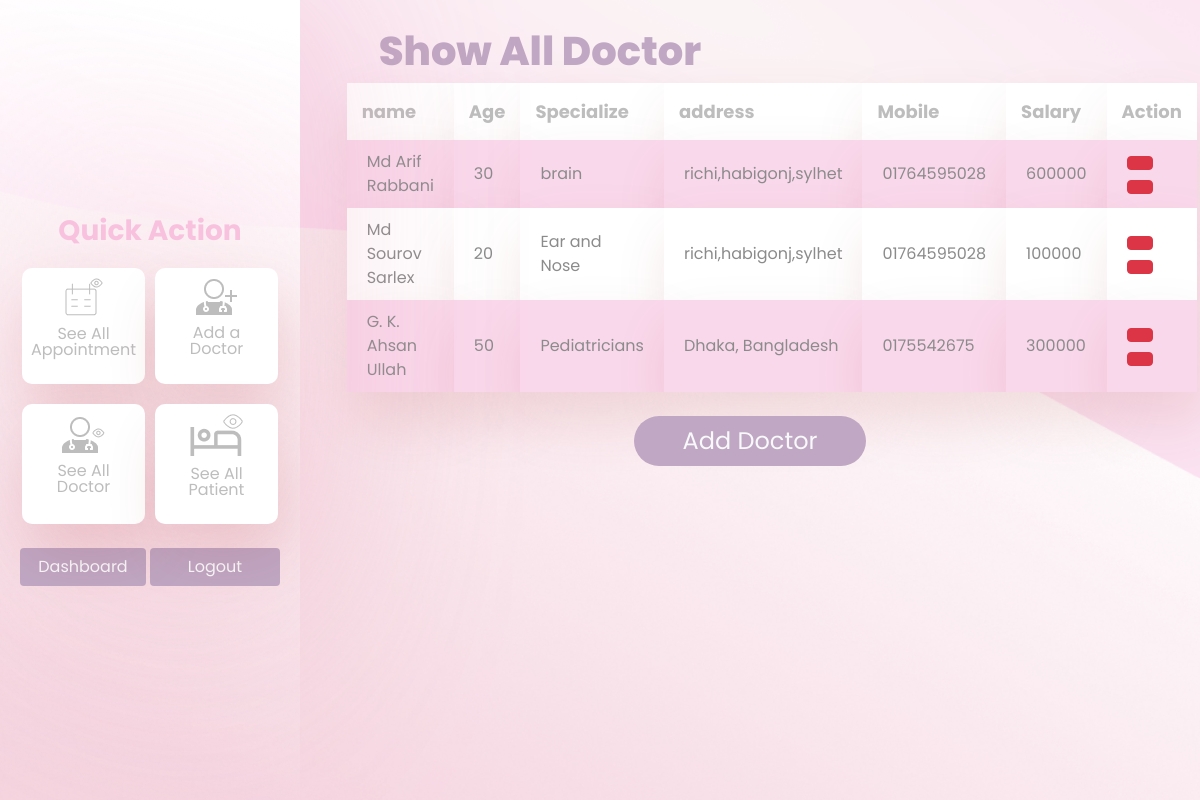
The app's page /allDoctor/ (signed in) with its own data.
### doctorPortal/models.py (models this page shows, shortened)
class DoctorsModel(models.Model):
    id = models.UUIDField(primary_key=True, default=uuid.uuid4, editable=False)
    fullname = models.CharField(max_length=100)
    specialize = models.CharField(max_length=100)
    age = models.IntegerField()
    mobile = models.CharField(max_length=20)
    address = models.CharField(max_length=150)
    salary = models.IntegerField(verbose_name="salary of Doctor")

### doctorPortal/views.py (the view)
# urls.py: path("allDoctor/", views.allDoctor, name="allDoctor"),
@login_required(login_url="/login")
def allDoctor(req):
    doctors = DoctorsModel.objects.all()
    return render(req, "pages/doctor/allDoctor.html",{"doctors":doctors})

### templates/pages/doctor/allDoctor.html (shortened to what this page needs)
{% extends 'layout/dashboard.html' %}
{% block dashboard_content %}
<div id="dashboard-page">
    <div class="col-11 mx-auto">
        <div class="p-4">
            <h1 class="welcome-title d-inline-flex align-items-center"> <span style="line-height:0px">Show All Doctor</span></h1>
        </div>
        <table class="hnazmul-table">
            <thead>
                <tr>
                    <th>name</th>
                    <th>Age</th>
                    <th>Specialize</th>
                    <th>address</th>
                    <th>Mobile</th>
                    <th>Salary</th>
                    {% if user.is_admin %}<th>Action</th>{% endif %}
                </tr>
            </thead>
            <tbody>
                {% for doctor in doctors %}
                <tr>
                    <td>{{doctor.fullname}}</td>
                    <td>{{doctor.age}}</td>
                    <td>{{doctor.specialize}}</td>
                    <td>{{doctor.address}}</td>
                    <td>{{doctor.mobile}}</td>
                    <td>{{doctor.salary}}</td>
                    {% if user.is_admin %}
                    <td>
                        <a href="{% url 'updateDoctor' doctor.id %}" class="btn sm btn-danger">
                            </a>
                        <a href="{% url 'delDoctor' doctor.id %}" class="btn sm btn-danger">
                            </a>
                    </td>
                    {% endif %}
                </tr>
                {% endfor %}
            </tbody>
        </table>
        {% if user.is_admin %}
            <div class="text-center mt-4">
                <a href="{% url 'addDoctor' %}"
                    class="primary-dark-bg text-decoration-none btn fs-4 text-light px-2 px-md-5 rounded-pill">Add
                    Doctor</a>
            </div>
        {% endif %}
    </div>
</div>
{% endblock dashboard_content %}

### static/css/style.css (style rules this page uses)
* { font-family: "Poppins", sans-serif; -webkit-box-sizing: border-box !important; box-sizing: border-box !important; }
.primary-dark-bg { background: #c0a7c3; }
#dashboard-page .welcome-title { font-weight: 800; color: #c0a7c3; }
.hnazmul-table { width: 100%; }
.hnazmul-table thead tr > th { background: white; padding: 15px; -webkit-box-shadow: 7px 28px 59px rgba(149, 2, 2, 0.12); box-shadow: 7px 28px 59px rgba(149, 2, 2, 0.12); font-size: 18px; color: #bdbdbd; }
.hnazmul-table tbody tr td { background: white; padding: 10px 20px; -webkit-box-shadow: 7px 28px 59px rgba(149, 2, 2, 0.12); box-shadow: 7px 28px 59px rgba(149, 2, 2, 0.12); color: #8b8b8b; }
.hnazmul-table tbody tr:nth-child(odd) td { background: #fad8eb; }

### records on screen
DoctorsModel: fullname "Md Arif Rabbani", age "30", specialize "brain", address "richi,habigonj,sylhet", mobile "01764595028", salary "600000"
DoctorsModel: fullname "Md Sourov Sarlex", age "20", specialize "Ear and Nose", address "richi,habigonj,sylhet", mobile "01764595028", salary "100000"
DoctorsModel: fullname "G. K. Ahsan Ullah", age "50", specialize "Pediatricians", address "Dhaka, Bangladesh", mobile "0175542675", salary "300000"
